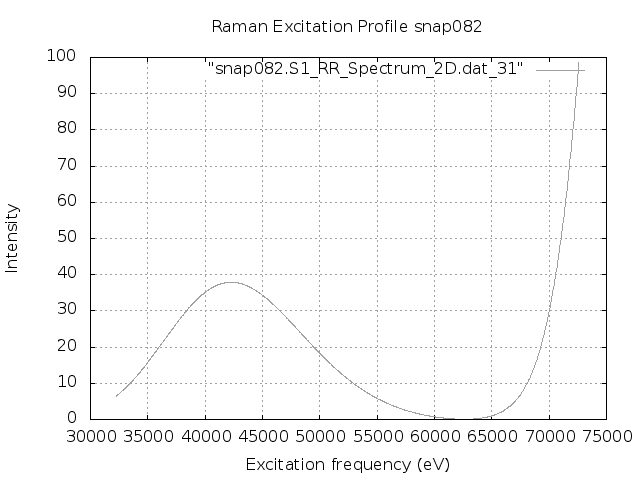

The script that saved this image:
set terminal png
set output "snap082.S1.REP.png"
set xlabel 'Excitation frequency (eV)'
set ylabel 'Intensity'
set title "Raman Excitation Profile snap082"
set grid
set autoscale
plot "snap082.S1_RR_Spectrum_2D.dat_31" with lines lc "blue"
exit
